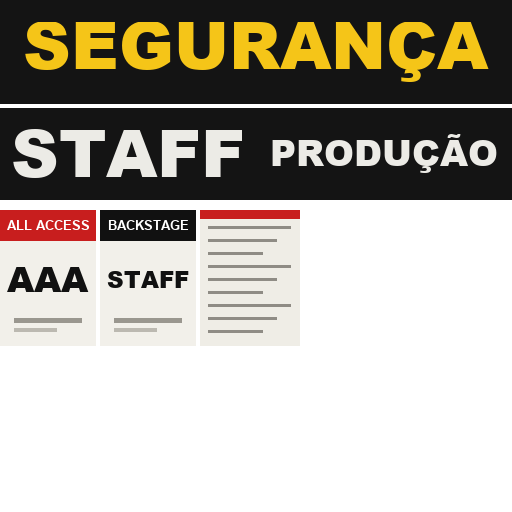

Here is the Python script that generated this plot:
# Elenco do bastidor · a textura única dos personagens (512 x 512): branco liso (o resto do corpo usa só a cor
# do vértice), as palavras das costas, os crachás e o papel da prancheta. O fundo de cada palavra é a cor da
# camiseta, pra a peça emendar sem borda. Uso: python atlas.py  -> atlas.png + atlas.json (retângulos em UV)
import json, os
from PIL import Image, ImageDraw, ImageFont

AQUI = os.path.dirname(os.path.abspath(__file__))
W = H = 512
CAMISETA = '#141414'
img = Image.new('RGB', (W, H), '#ffffff'); d = ImageDraw.Draw(img)
BLACK = 'C:/Windows/Fonts/ariblk.ttf'; BOLD = 'C:/Windows/Fonts/arialbd.ttf'
R = {}

def caixa(nome, x, y, w, h, fundo):
    d.rectangle([x, y, x + w - 1, y + h - 1], fill=fundo)
    i = 3  # 3 px pra dentro: o filtro da placa não puxa a cor do vizinho
    R[nome] = [(x + i) / W, 1 - (y + h - i) / H, (x + w - i) / W, 1 - (y + i) / H]   # u0, v0, u1, v1 (v de baixo pra cima)

def palavra(nome, txt, x, y, w, h, cor, fundo=CAMISETA, fonte=BLACK, larg=.92):
    caixa(nome, x, y, w, h, fundo)
    tam = 10
    while True:
        f = ImageFont.truetype(fonte, tam + 2); bb = d.textbbox((0, 0), txt, font=f)
        if bb[2] - bb[0] > w * larg or bb[3] - bb[1] > h * .78: break
        tam += 2
    f = ImageFont.truetype(fonte, tam); bb = d.textbbox((0, 0), txt, font=f)
    d.text((x + (w - (bb[2] - bb[0])) / 2 - bb[0], y + (h - (bb[3] - bb[1])) / 2 - bb[1]), txt, font=f, fill=cor)

caixa('branco', 480, 480, 32, 32, '#ffffff')
palavra('seguranca', 'SEGURANÇA', 0, 0, 512, 104, '#f5c518')           # o amarelo das camisetas de segurança
palavra('staff', 'STAFF', 0, 108, 256, 92, '#ecebe6')
palavra('producao', 'PRODUÇÃO', 256, 108, 256, 92, '#ecebe6')

def cracha(nome, x, y, faixa, titulo, grande):
    w, h = 96, 136
    caixa(nome, x, y, w, h, '#f2f0ea')
    d.rectangle([x, y, x + w - 1, y + 30], fill=faixa)
    f = ImageFont.truetype(BOLD, 13); bb = d.textbbox((0, 0), titulo, font=f)
    d.text((x + (w - bb[2]) / 2, y + 8), titulo, font=f, fill='#ffffff')
    t = 40
    while True:
        f = ImageFont.truetype(BLACK, t); bb = d.textbbox((0, 0), grande, font=f)
        if bb[2] - bb[0] <= w - 14: break
        t -= 1
    d.text((x + (w - (bb[2] - bb[0])) / 2 - bb[0], y + 70 - (bb[3] + bb[1]) / 2), grande, font=f, fill='#111111')
    d.rectangle([x + 14, y + 108, x + w - 15, y + 112], fill='#9a978f')
    d.rectangle([x + 14, y + 118, x + w - 40, y + 121], fill='#bcb9b1')
cracha('cracha_aaa', 0, 210, '#c81e1e', 'ALL ACCESS', 'AAA')
cracha('cracha_staff', 100, 210, '#111111', 'BACKSTAGE', 'STAFF')

# papel da prancheta: a lista de credenciamento, linhas finas
caixa('papel', 200, 210, 100, 136, '#efede6')
for k in range(9):
    y = 226 + k * 13; d.rectangle([208, y, 290 - (k % 3) * 14, y + 2], fill='#8f8c85')
d.rectangle([200, 210, 299, 218], fill='#c81e1e')
img.save(os.path.join(AQUI, 'atlas.png'))
json.dump({'w': W, 'h': H, 'camiseta': CAMISETA, 'r': R}, open(os.path.join(AQUI, 'atlas.json'), 'w'), indent=1)
print('atlas.png', {k: [round(v, 3) for v in r] for k, r in R.items()})
